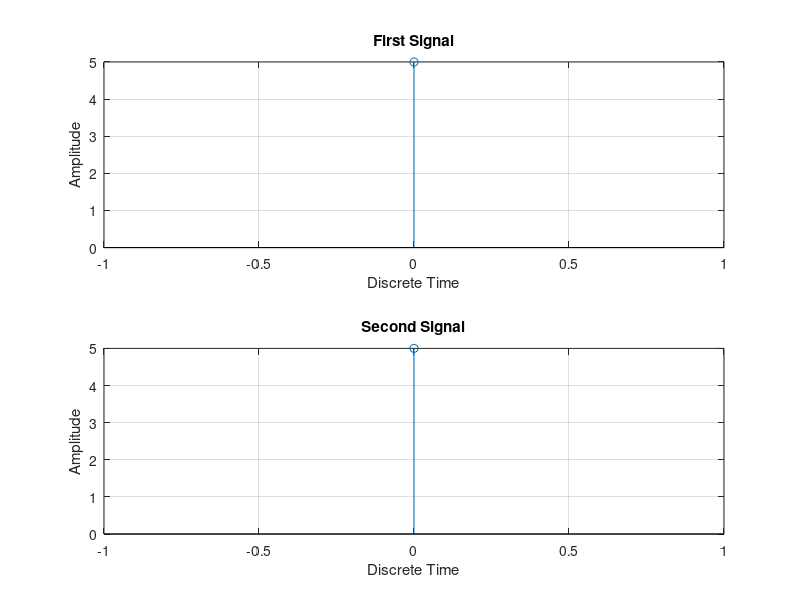
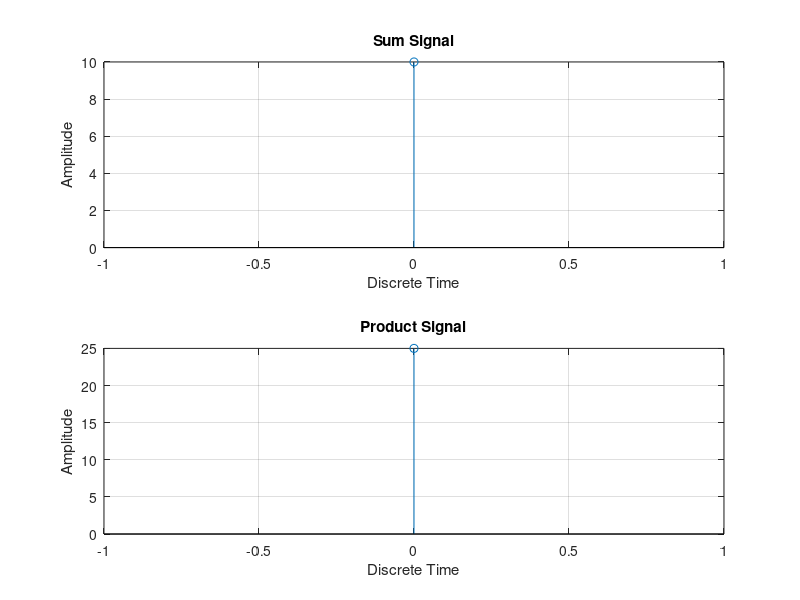

Recreate these plots in MATLAB, in order.
x1=input('Enter the samples of first signal')
x2=input('Enter the samples of second signal')

if length(x1)>length(x2)
    x2=[x2,zeros(1,length(x1)-length(x2))]
end

if length(x2)>length(x1)
    x1=[x1,zeros(1,length(x2)-length(x1))]
end

%Addition of signals
x3=x1+x2

%Multiplication of signals
x4=x1.*x2

n=0:length(x4)-1

subplot(2,1,1)
stem(n,x1)
grid on 
xlabel('Discrete Time')
ylabel('Amplitude')
title('First Signal')

subplot(2,1,2)
stem(n,x2)
grid on 
xlabel('Discrete Time')
ylabel('Amplitude')
title('Second Signal')

figure
subplot(2,1,1)
stem(n,x3)
grid on 
xlabel('Discrete Time')
ylabel('Amplitude')
title('Sum Signal')

subplot(2,1,2)
stem(n,x4)
grid on 
xlabel('Discrete Time')
ylabel('Amplitude')
title('Product Signal')
